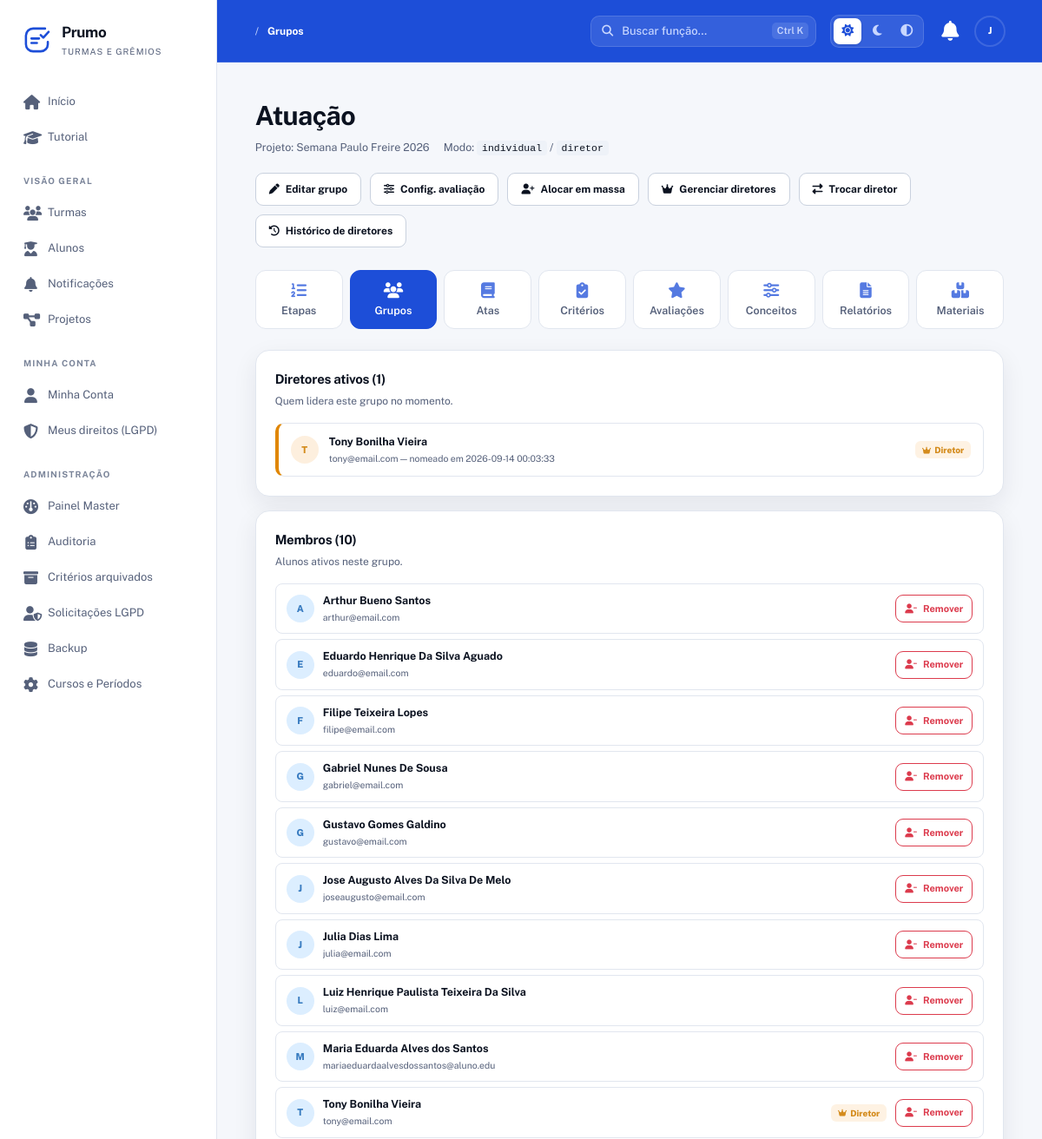
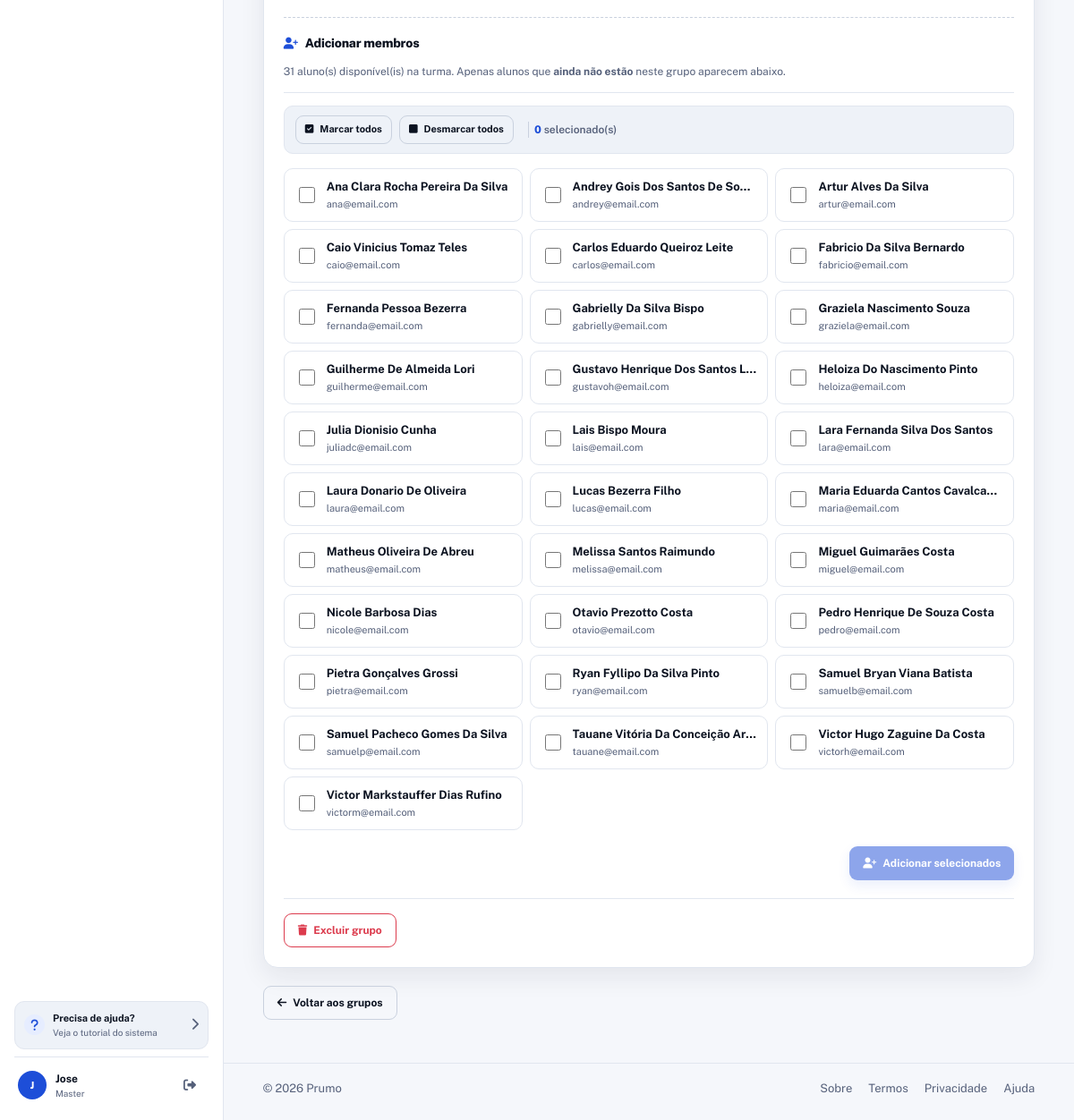
The page /Prumo/grupos/10 (signed in) on the database its author committed (2 pictures, top to bottom).
### tables this page shows
CREATE TABLE grupos (
  id INT AUTO_INCREMENT PRIMARY KEY,
  projeto_id INT NOT NULL,
  nome VARCHAR(150) NOT NULL,
  modo_avaliacao_grupo ENUM('individual','coletiva') DEFAULT 'individual',
  modo_avaliacao_por ENUM('diretor','representante','pares','autoavaliacao','misto') DEFAULT 'diretor',
  created_at TIMESTAMP DEFAULT CURRENT_TIMESTAMP,
  updated_at TIMESTAMP DEFAULT CURRENT_TIMESTAMP ON UPDATE CURRENT_TIMESTAMP,
  FOREIGN KEY (projeto_id) REFERENCES projetos(id) ON DELETE CASCADE,
  INDEX idx_grupos_projeto (projeto_id)
);

CREATE TABLE projetos (
  id INT AUTO_INCREMENT PRIMARY KEY,
  turma_id INT NOT NULL,
  nome VARCHAR(150) NOT NULL,
  descricao TEXT DEFAULT NULL,
  prazo DATE DEFAULT NULL,
  modo_avaliacao ENUM('etapa','cronograma') DEFAULT 'cronograma',
  encerrado TINYINT(1) DEFAULT 0,
  encerrado_em DATETIME DEFAULT NULL,
  encerrado_por INT DEFAULT NULL,
  created_at TIMESTAMP DEFAULT CURRENT_TIMESTAMP,
  updated_at TIMESTAMP DEFAULT CURRENT_TIMESTAMP ON UPDATE CURRENT_TIMESTAMP,
  FOREIGN KEY (turma_id) REFERENCES turmas(id) ON DELETE CASCADE,
  FOREIGN KEY (encerrado_por) REFERENCES usuarios(id) ON DELETE SET NULL,
  INDEX idx_projetos_turma (turma_id),
  INDEX idx_projetos_encerrado (encerrado)
);

CREATE TABLE grupo_diretores (
  id INT AUTO_INCREMENT PRIMARY KEY,
  grupo_id INT NOT NULL,
  usuario_id INT DEFAULT NULL,
  ativo TINYINT(1) DEFAULT 1,
  nomeado_por INT DEFAULT NULL,
  nomeado_em TIMESTAMP DEFAULT CURRENT_TIMESTAMP,
  removido_por INT DEFAULT NULL,
  removido_em DATETIME DEFAULT NULL,
  FOREIGN KEY (grupo_id) REFERENCES grupos(id) ON DELETE CASCADE,
  FOREIGN KEY (usuario_id) REFERENCES usuarios(id) ON DELETE SET NULL,
  FOREIGN KEY (nomeado_por) REFERENCES usuarios(id) ON DELETE SET NULL,
  FOREIGN KEY (removido_por) REFERENCES usuarios(id) ON DELETE SET NULL,
  INDEX idx_gd_grupo_ativo (grupo_id, ativo),
  INDEX idx_gd_usuario (usuario_id),
  INDEX idx_gd_ativo (ativo)
);

CREATE TABLE usuarios (
  id INT AUTO_INCREMENT PRIMARY KEY,
  nome VARCHAR(150) NOT NULL,
  email VARCHAR(150) NOT NULL UNIQUE,
  senha VARCHAR(255) NOT NULL,
  tipo ENUM('aluno','master') NOT NULL DEFAULT 'aluno',
  telefone VARCHAR(20) DEFAULT NULL,
  data_nascimento DATE DEFAULT NULL,
  email_confirmado TINYINT(1) NOT NULL DEFAULT 0,
  email_token VARCHAR(255) DEFAULT NULL,
  email_token_expira DATETIME DEFAULT NULL,
  primeiro_login TINYINT(1) NOT NULL DEFAULT 1,
  ativo TINYINT(1) NOT NULL DEFAULT 1,
  lgpd_aceito TINYINT(1) NOT NULL DEFAULT 0,
  lgpd_data DATETIME DEFAULT NULL,
  ultimo_acesso DATETIME DEFAULT NULL,
  created_at TIMESTAMP DEFAULT CURRENT_TIMESTAMP,
  updated_at TIMESTAMP DEFAULT CURRENT_TIMESTAMP ON UPDATE CURRENT_TIMESTAMP,
  INDEX idx_usuarios_email (email),
  INDEX idx_usuarios_tipo (tipo),
  INDEX idx_usuarios_ativo (ativo)
);

CREATE TABLE grupo_alunos (
  id INT AUTO_INCREMENT PRIMARY KEY,
  grupo_id INT NOT NULL,
  usuario_id INT NOT NULL,
  entrou_em TIMESTAMP DEFAULT CURRENT_TIMESTAMP,
  saiu_em DATETIME DEFAULT NULL,
  UNIQUE KEY unico_grupo_aluno (grupo_id, usuario_id),
  FOREIGN KEY (grupo_id) REFERENCES grupos(id) ON DELETE CASCADE,
  FOREIGN KEY (usuario_id) REFERENCES usuarios(id) ON DELETE CASCADE,
  INDEX idx_ga_usuario (usuario_id)
);

### app/Views/grupos/detalhe.php (the view, shortened to what the rows shown need)
<?php
require_once __DIR__ . '/../layouts/header.php';
require_once __DIR__ . '/../layouts/nav.php';
?>
<section class="hero-section">
    <div>
        <h1><?= h($grupo['nome']) ?></h1>
        <div class="grupo-hero-meta">
            <span>
                Projeto:
                <a href="<?= $basePath ?>/projetos/<?= (int) $projeto['id'] ?>"><?= h($projeto['nome']) ?></a>
            </span>
            <span>
                Modo: <code><?= h($grupo['modo_avaliacao_grupo']) ?></code>
                / <code><?= h($grupo['modo_avaliacao_por']) ?></code>
            </span>
        </div>
    </div>
</section>
<?php require __DIR__ . '/../projetos/_nav.php'; ?>
<section class="panel mb-16">
    <div class="panel-header">
        <div>
            <h2>Diretores ativos (<?= count($diretores) ?>)</h2>
        </div>
    </div>
    <?php if (empty($diretores)): ?>
        <p class="text-muted">Nenhum diretor nomeado.</p>
    <?php else: ?>
        <div class="diretores-lista">
            <?php foreach ($diretores as $d): ?>
                <div class="diretor-item">
                    <span class="avatar"><?= strtoupper(substr($d['nome'], 0, 1)) ?></span>
                    <div class="diretor-info">
                        <strong><?= h($d['nome']) ?></strong>
                        <small>
                            <?= h($d['email']) ?>
                            — nomeado em <?= h($d['nomeado_em']) ?>
                        </small>
                    </div>
                    <span class="badge badge-yellow"><i class="fas fa-crown"></i> Diretor</span>
                </div>
            <?php endforeach; ?>
        </div>
    <?php endif; ?>
</section>
<section class="panel">
    <div class="panel-header">
        <div>
            <h2>Membros (<?= count($membros) ?>)</h2>
        </div>
    </div>
    <?php if (empty($membros)): ?>
        <p class="text-muted">Nenhum membro.</p>
    <?php else: ?>
        <div class="membros-lista">
            <?php foreach ($membros as $m): ?>
                <?php
                $ehDiretor = false;
                foreach ($diretores as $d) {
                    if ((int) $d['usuario_id'] === (int) $m['usuario_id']) { $ehDiretor = true; break; }
                }
                ?>
                <div class="membro-item">
                    <span class="avatar avatar-blue"><?= strtoupper(substr($m['nome'], 0, 1)) ?></span>
                    <div class="membro-info">
                        <strong><?= h($m['nome']) ?></strong>
                        <small><?= h($m['email']) ?></small>
                    </div>
                    <?php if ($ehDiretor): ?>
                        <span class="badge badge-yellow"><i class="fas fa-crown"></i> Diretor</span>
                    <?php endif; ?>
                    <?php if ($podeEditar): ?>
                        <form method="POST" action="<?= $basePath ?>/grupos/<?= (int) $grupo['id'] ?>/membros/remover"
                              class="d-inline">
                            <button type="submit" class="button small btn-outline-danger"
                                    onclick="return confirm('Remover este membro do grupo?')">
                                <i class="fas fa-user-minus"></i> Remover
                            </button>
                        </form>
                    <?php endif; ?>
                </div>
            <?php endforeach; ?>
        </div>
    <?php endif; ?>
    <?php if ($podeEditar): ?>
        <?php if (empty($candidatos)): ?>
            <p class="sem-candidatos">
                <i class="fas fa-info-circle"></i>
                Nenhum aluno disponível — todos os alunos da turma já estão neste grupo.
            </p>
        <?php else: ?>
            <div class="add-membro-bloco">
                <form method="POST" action="<?= $basePath ?>/grupos/<?= (int) $grupo['id'] ?>/membros/adicionar"
                      class="add-membro-form" id="form-add-membros">
                    <div class="checkbox-list">
                        <?php foreach ($candidatos as $c): ?>
                            <label class="checkbox-turma">
                                <input type="checkbox" name="usuario_ids[]" value="<?= (int) $c['id'] ?>"
                                       class="checkbox-add-membro"
                                       onchange="atualizarContadorAdd()">
                                <div class="checkbox-turma-info">
                                    <strong><?= h($c['nome']) ?></strong>
                                    <small><?= h($c['email']) ?></small>
                                </div>
                            </label>
                        <?php endforeach; ?>
                    </div>
                </form>
            </div>
        <?php endif; ?>
    <?php endif; ?>
</section>
<?php require_once __DIR__ . '/../layouts/footer.php'; ?>

### rows shown on the page
grupos: nome "Atuação", modo_avaliacao_grupo "individual", modo_avaliacao_por "diretor"
projetos: nome "Semana Paulo Freire 2026"
grupo_diretores: usuario.nome "T", usuario.nome "Tony Bonilha Vieira", usuario.email "tony@email.com", nomeado_em "2026-09-14 00:03:33"
grupo_alunos: usuario.nome "A", usuario.nome "Arthur Bueno Santos", usuario.email "arthur@email.com"
grupo_alunos: usuario.nome "E", usuario.nome "Eduardo Henrique Da Silva Aguado", usuario.email "eduardo@email.com"
grupo_alunos: usuario.nome "F", usuario.nome "Filipe Teixeira Lopes", usuario.email "filipe@email.com"
grupo_alunos: usuario.nome "G", usuario.nome "Gabriel Nunes De Sousa", usuario.email "gabriel@email.com"
grupo_alunos: usuario.nome "G", usuario.nome "Gustavo Gomes Galdino", usuario.email "gustavo@email.com"
grupo_alunos: usuario.nome "J", usuario.nome "Jose Augusto Alves Da Silva De Melo", usuario.email "joseaugusto@email.com"
grupo_alunos: usuario.nome "J", usuario.nome "Julia Dias Lima", usuario.email "julia@email.com"
grupo_alunos: usuario.nome "L", usuario.nome "Luiz Henrique Paulista Teixeira Da Silva", usuario.email "luiz@email.com"
grupo_alunos: usuario.nome "M", usuario.nome "Maria Eduarda Alves dos Santos", usuario.email "mariaeduardaalvesdossantos@aluno.edu"
grupo_alunos: usuario.nome "T", usuario.nome "Tony Bonilha Vieira", usuario.email "tony@email.com", shows "Diretor"
usuarios: nome "Ana Clara Rocha Pereira Da Silva", email "ana@email.com"
usuarios: nome "Andrey Gois Dos Santos De So…", email "andrey@email.com"
usuarios: nome "Artur Alves Da Silva", email "artur@email.com"
usuarios: nome "Caio Vinicius Tomaz Teles", email "caio@email.com"
usuarios: nome "Carlos Eduardo Queiroz Leite", email "carlos@email.com"
usuarios: nome "Fabricio Da Silva Bernardo", email "fabricio@email.com"
usuarios: nome "Fernanda Pessoa Bezerra", email "fernanda@email.com"
usuarios: nome "Gabrielly Da Silva Bispo", email "gabrielly@email.com"
usuarios: nome "Graziela Nascimento Souza", email "graziela@email.com"
usuarios: nome "Guilherme De Almeida Lori", email "guilherme@email.com"
usuarios: nome "Gustavo Henrique Dos Santos L…", email "gustavoh@email.com"
usuarios: nome "Heloiza Do Nascimento Pinto", email "heloiza@email.com"
usuarios: nome "Julia Dionisio Cunha", email "juliadc@email.com"
usuarios: nome "Lais Bispo Moura", email "lais@email.com"
usuarios: nome "Lara Fernanda Silva Dos Santos", email "lara@email.com"
usuarios: nome "Laura Donario De Oliveira", email "laura@email.com"
usuarios: nome "Lucas Bezerra Filho", email "lucas@email.com"
usuarios: nome "Maria Eduarda Cantos Cavalca…", email "maria@email.com"
usuarios: nome "Matheus Oliveira De Abreu", email "matheus@email.com"
usuarios: nome "Melissa Santos Raimundo", email "melissa@email.com"
usuarios: nome "Miguel Guimarães Costa", email "miguel@email.com"
usuarios: nome "Nicole Barbosa Dias", email "nicole@email.com"
usuarios: nome "Otavio Prezotto Costa", email "otavio@email.com"
usuarios: nome "Pedro Henrique De Souza Costa", email "pedro@email.com"
usuarios: nome "Pietra Gonçalves Grossi", email "pietra@email.com"
usuarios: nome "Ryan Fyllipo Da Silva Pinto", email "ryan@email.com"
usuarios: nome "Samuel Bryan Viana Batista", email "samuelb@email.com"
usuarios: nome "Samuel Pacheco Gomes Da Silva", email "samuelp@email.com"
usuarios: nome "Tauane Vitória Da Conceição Ar…", email "tauane@email.com"
usuarios: nome "Victor Hugo Zaguine Da Costa", email "victorh@email.com"
usuarios: nome "Victor Markstauffer Dias Rufino", email "victorm@email.com"

### other values the page prints
$appName "Prumo"
$label "Início"
$label "Tutorial"
$secao "VISÃO GERAL"
$label "Turmas"
$label "Alunos"
$label "Notificações"
$label "Projetos"
$secao "MINHA CONTA"
$label "Minha Conta"
$label "Meus direitos (LGPD)"
$secao "ADMINISTRAÇÃO"
$label "Painel Master"
$label "Auditoria"
$label "Critérios arquivados"
